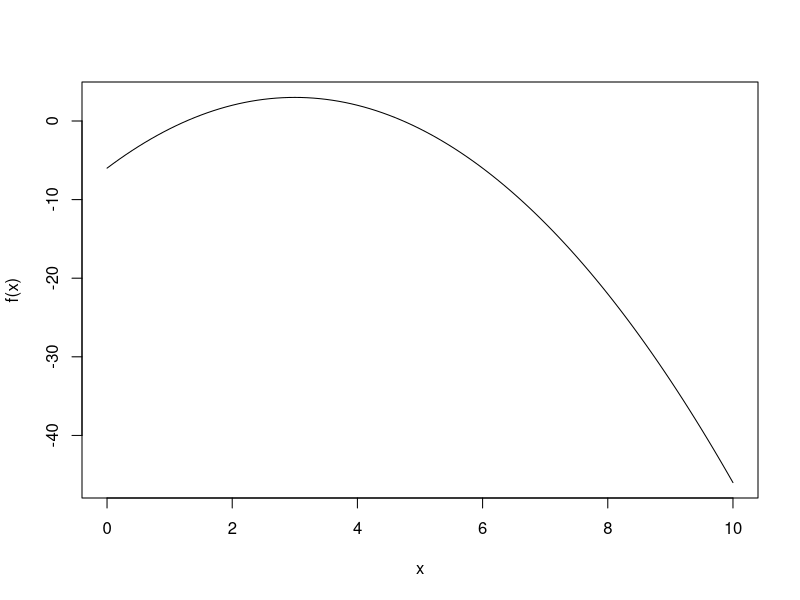
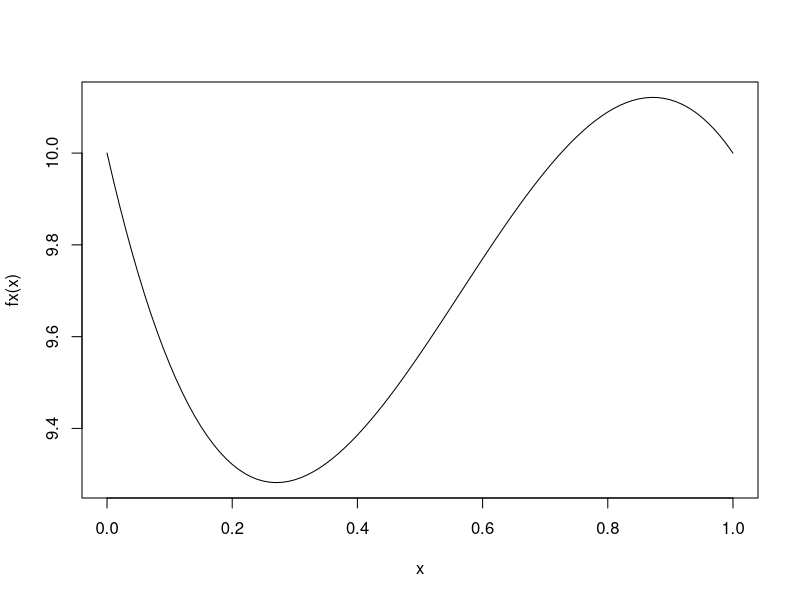

The R source for these figures, in order:
# 4주차 빅데분 강의 - 1
fd = function(f,x,h= x*sqrt(.Machine$double.eps)){
  return((f(x+h)-f(x))/h)
}
f = function(x) -x^2 + 6*x-6
curve(f,0,10)
fd(f,2,1)
fd(f,2,0.01)
fd(f,2,0.00000001)

print("------------------------------------")

fxyz = expression(x^5-1/x+cos(x)^z)

exp = deriv(fxyz, c("x", "y", "z"))
exp

f2 = function(x,y,z) eval(c(exp))
f2(1,1,1)

print("----------------------------")

fx = function(x) 1/((x+1)*sqrt(x))
integrate(fx,lower = 0, upper = Inf)

print("----------------------------")

fx = function(x) x^4 - 10*x^3 + 15*x^2 - 6*x +10
curve(fx)

inter_by_you = function(a,b,n){
  sum = 0
  h = (b-a)/n
  for (i in 1:n) sum = sum + h*fx(a+i*h)
  print(sum)
}

inter_by_you(0,1,10)

integrate(fx,0,1)

print("-------------------------------")

fx = function(x) x^2
integrate(fx,-2,2)

set.seed(123)
a=-2
b= 2
c=0
d=4
n=10^5

x = runif(n,a,b)
y = runif(n,c,d)
temp = sum(y<fx(x))/n
16*temp

print("---------------------------------")